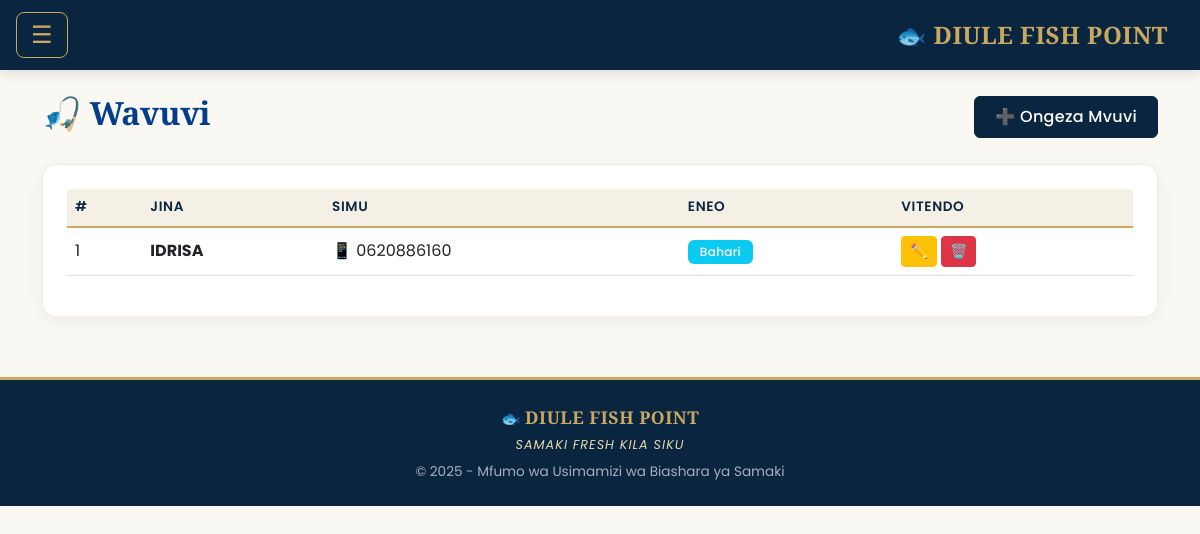
Page /wavuvi (signed in) on the committed database.
### app.py (models this page shows)
class Mvuvi(db.Model):
    id = db.Column(db.Integer, primary_key=True)
    jina = db.Column(db.String(100), nullable=False)
    simu = db.Column(db.String(20))
    eneo = db.Column(db.String(50))

### app.py (the view)
@app.route('/wavuvi')
@login_required
def wavuvi_list():
    items = Mvuvi.query.order_by(Mvuvi.jina).all()
    return render_template('wavuvi.html', items=items)

### app.py (called while the page is built)
@login_manager.user_loader
def load_user(user_id):
    return User.query.get(int(user_id))

### templates/wavuvi.html (shortened to what this page needs)
{% extends "base.html" %}
{% block content %}
<div class="d-flex justify-content-between align-items-center mb-4">
    <h2 style="color: #023e8a;">🎣 Wavuvi</h2>
    <button class="btn btn-primary" style="background-color: #0077b6;"
            data-bs-toggle="modal" data-bs-target="#addModal">
        ➕ Ongeza Mvuvi
    </button>
</div>
<div class="card p-4">
    {% if items %}
    <div class="table-responsive">
        <table class="table table-hover align-middle">
            <thead class="table-light">
                <tr>
                    <th>#</th>
                    <th>Jina</th>
                    <th>Simu</th>
                    <th>Eneo</th>
                    <th>Vitendo</th>
                </tr>
            </thead>
            <tbody>
                {% for m in items %}
                <tr>
                    <td>{{ loop.index }}</td>
                    <td><strong>{{ m.jina }}</strong></td>
                    <td>
                        {% if m.simu %}
                            📱 {{ m.simu }}
                        {% else %}
                            <span class="text-muted">—</span>
                        {% endif %}
                    </td>
                    <td>
                        {% if m.eneo %}
                            <span class="badge bg-info">{{ m.eneo }}</span>
                        {% else %}
                            <span class="text-muted">—</span>
                        {% endif %}
                    </td>
                    <td>
                        <button class="btn btn-sm btn-warning"
                                data-bs-toggle="modal" data-bs-target="#editModal{{ m.id }}">
                            ✏️
                        </button>
                        <a href="{{ url_for('wavuvi_delete', id=m.id) }}"
                           class="btn btn-sm btn-danger"
                           onclick="return confirm('Una uhakika unataka kufuta {{ m.jina }}?')">
                            🗑️
                        </a>
                    </td>
                </tr>
                {% endfor %}
            </tbody>
        </table>
    </div>
    {% else %}
    <div class="text-center p-5 text-muted">
        <div style="font-size: 4rem;">🎣</div>
        <p>Bado hujaongeza mvuvi yeyote.</p>
        <p class="small">Bonyeza "➕ Ongeza Mvuvi" kuanza.</p>
    </div>
    {% endif %}
</div>
{% endblock %}

### templates/base.html (style rules this page uses)
:root { --navy: #0a2540; --navy-light: #163a5f; --gold: #c9a961; --gold-soft: #e8d9b0; --cream: #faf8f3; --charcoal: #2d3748; }
* { font-family: 'Poppins', sans-serif; }
body { background-color: var(--cream); color: var(--charcoal); font-weight: 400; }
h1, h2, h3, h4, h5, .navbar-brand, .offcanvas-title { font-family: 'Playfair Display', serif; font-weight: 700; letter-spacing: -0.3px; }
.card { border: 1px solid rgba(201, 169, 97, 0.2); box-shadow: 0 4px 16px rgba(10, 37, 64, 0.06); border-radius: 14px; background-color: #ffffff; transition: box-shadow 0.2s; }
.btn-primary { background-color: var(--navy) !important; border-color: var(--navy) !important; font-weight: 500; letter-spacing: 0.3px; padding: 8px 20px; transition: all 0.2s; }
.table thead th { background-color: #f4f0e6 !important; color: var(--navy); font-weight: 600; font-size: 0.85rem; text-transform: uppercase; letter-spacing: 0.6px; border-bottom: 2px solid var(--gold) !important; }
.table tbody td { vertical-align: middle; }
.badge { font-weight: 500; padding: 6px 12px; border-radius: 6px; letter-spacing: 0.3px; }

### rows in the picture
Mvuvi: jina "IDRISA", simu "0620886160", eneo "Bahari"
